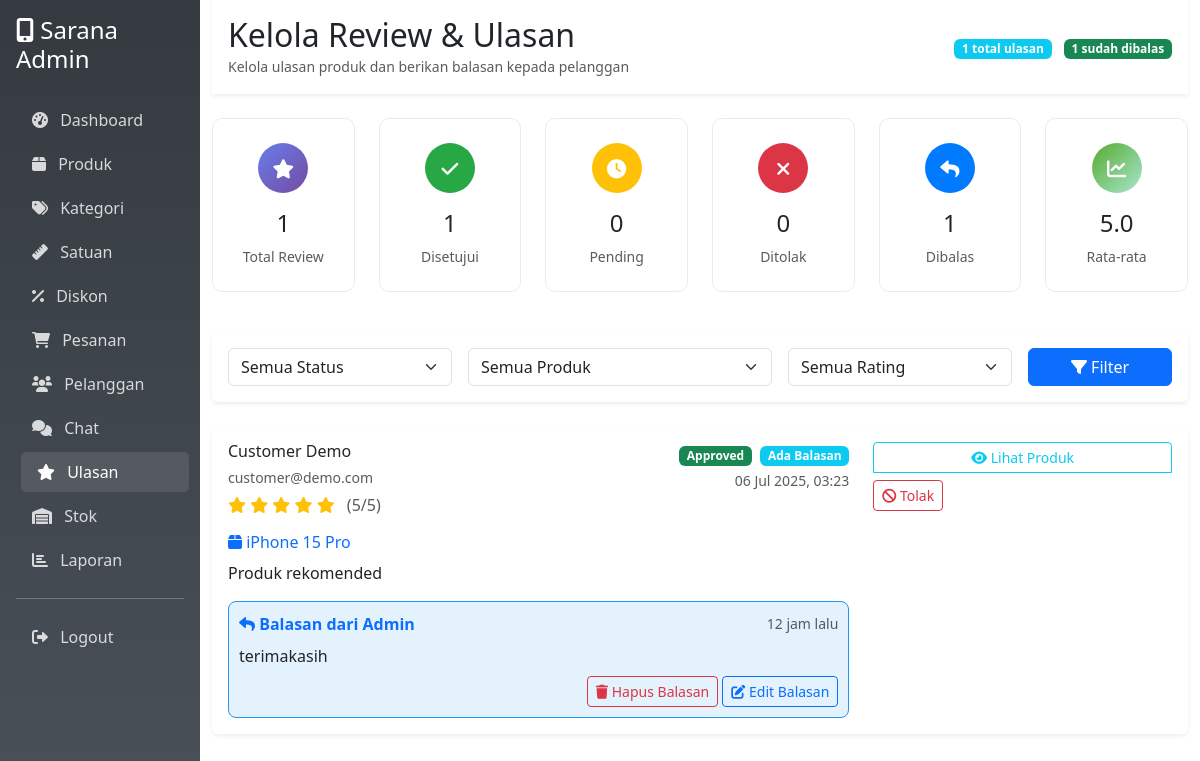
/admin/reviews.php (signed in), run on an earlier commit of the app's database.
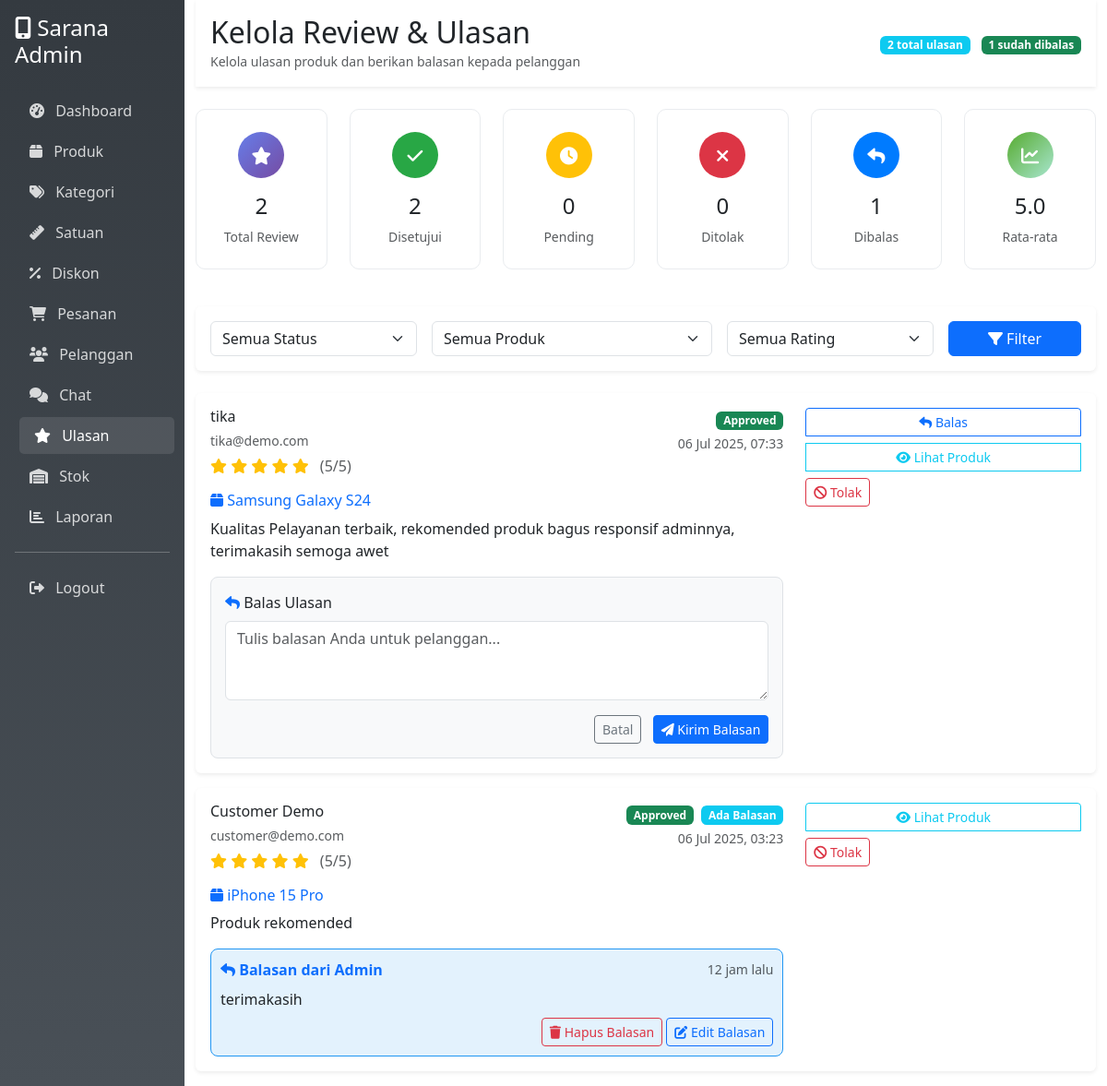
And on a later commit of the database.
### tables this page shows
CREATE TABLE `reviews` (
  `id` int NOT NULL,
  `user_id` int DEFAULT NULL,
  `product_id` int DEFAULT NULL,
  `rating` int DEFAULT NULL,
  `comment` text,
  `admin_reply` text,
  `admin_reply_date` timestamp NULL DEFAULT NULL,
  `replied_by` int DEFAULT NULL,
  `status` enum('approved','pending','rejected') DEFAULT 'pending',
  `created_at` timestamp NULL DEFAULT CURRENT_TIMESTAMP
);

CREATE TABLE `users` (
  `id` int NOT NULL,
  `name` varchar(100) NOT NULL,
  `email` varchar(100) NOT NULL,
  `password` varchar(255) NOT NULL,
  `phone` varchar(20) DEFAULT NULL,
  `address` text,
  `birth_date` date DEFAULT NULL,
  `gender` enum('male','female') DEFAULT NULL,
  `last_login` timestamp NULL DEFAULT NULL,
  `role` enum('admin','customer') DEFAULT 'customer',
  `created_at` timestamp NULL DEFAULT CURRENT_TIMESTAMP
);

CREATE TABLE `products` (
  `id` int NOT NULL,
  `category_id` int DEFAULT NULL,
  `unit_id` int DEFAULT NULL,
  `name` varchar(200) NOT NULL,
  `description` text,
  `price` decimal(12,2) NOT NULL,
  `stock` int DEFAULT '0',
  `weight` decimal(8,2) DEFAULT '0.00',
  `dimensions` varchar(50) DEFAULT NULL,
  `image` varchar(255) DEFAULT NULL,
  `status` enum('active','inactive') DEFAULT 'active',
  `created_at` timestamp NULL DEFAULT CURRENT_TIMESTAMP
);

### config.php (called while the page is built, shortened)
<?php
function timeAgo($datetime) {
    $time = time() - strtotime($datetime);
    if ($time < 86400) return floor($time/3600) . ' jam lalu';
    return date('d M Y', strtotime($datetime));
}
?>

### admin/reviews.php (the view, shortened to what the changed rows need)
<?php
require_once '../config.php';
$conn = getConnection();
$reviews_query = "
    SELECT r.*, u.name as user_name, u.email as user_email, p.name as product_name,
           admin.name as admin_name
    FROM reviews r
    LEFT JOIN users u ON r.user_id = u.id
    LEFT JOIN products p ON r.product_id = p.id
    LEFT JOIN users admin ON r.replied_by = admin.id
    WHERE 1=1
";
$reviews_query .= " ORDER BY r.created_at DESC";
$reviews_result = mysqli_query($conn, $reviews_query);
$stats_query = "
    SELECT
        COUNT(*) as total_reviews,
        COUNT(CASE WHEN status = 'pending' THEN 1 END) as pending_reviews,
        COUNT(CASE WHEN status = 'approved' THEN 1 END) as approved_reviews,
        COUNT(CASE WHEN status = 'rejected' THEN 1 END) as rejected_reviews,
        COUNT(CASE WHEN admin_reply IS NOT NULL THEN 1 END) as replied_reviews,
        AVG(CASE WHEN status = 'approved' THEN rating END) as avg_rating
    FROM reviews
";
$stats_result = mysqli_query($conn, $stats_query);
$stats = mysqli_fetch_assoc($stats_result);
?>
<!DOCTYPE html>
<html lang="id">
<head>
    <link href="https://cdnjs.cloudflare.com/ajax/libs/bootstrap/5.3.0/css/bootstrap.min.css" rel="stylesheet">
    <link href="https://cdnjs.cloudflare.com/ajax/libs/font-awesome/6.0.0/css/all.min.css" rel="stylesheet">
</head>
<body>
    <div class="container-fluid">
        <div class="row">
            <div class="col-md-9 col-lg-10">
                <div class="bg-white shadow-sm p-3 mb-4">
                    <div class="d-flex justify-content-between align-items-center">
                        <div>
                            <h2 class="mb-0">Kelola Review & Ulasan</h2>
                        </div>
                        <div>
                            <span class="badge bg-info me-2">
                                <?= $stats['total_reviews'] ?> total ulasan
                            </span>
                            <span class="badge bg-success">
                                <?= $stats['replied_reviews'] ?> sudah dibalas
                            </span>
                        </div>
                    </div>
                </div>
                <div class="row mb-4">
                    <div class="col-lg-2 col-md-4 col-sm-6 mb-3">
                        <div class="stat-card">
                            <div class="stat-icon"
                                style="background: linear-gradient(135deg, #667eea 0%, #764ba2 100%);">
                                <i class="fas fa-star"></i>
                            </div>
                            <h4><?= $stats['total_reviews'] ?></h4>
                            <p class="text-muted mb-0 small">Total Review</p>
                        </div>
                    </div>
                    <div class="col-lg-2 col-md-4 col-sm-6 mb-3">
                        <div class="stat-card">
                            <div class="stat-icon" style="background: #28a745;">
                                <i class="fas fa-check"></i>
                            </div>
                            <h4><?= $stats['approved_reviews'] ?></h4>
                            <p class="text-muted mb-0 small">Disetujui</p>
                        </div>
                    </div>
                </div>
                <div class="row">
                    <?php if (mysqli_num_rows($reviews_result) > 0): ?>
                    <?php while ($review = mysqli_fetch_assoc($reviews_result)): ?>
                    <div class="col-12 mb-3">
                        <div
                            class="card review-card <?= $review['status'] ?> <?= $review['admin_reply'] ? 'has-reply' : '' ?> border-0 shadow-sm">
                            <div class="card-body">
                                <div class="row">
                                    <div class="col-lg-8">
                                        <div class="d-flex align-items-start mb-3">
                                            <div class="flex-grow-1">
                                                <h6 class="mb-1"><?= $review['user_name'] ?></h6>
                                                <small class="text-muted"><?= $review['user_email'] ?></small>
                                                <div class="rating-stars mt-1">
                                                    <?php for ($i = 1; $i <= 5; $i++): ?>
                                                    <i
                                                        class="<?= $i <= $review['rating'] ? 'fas' : 'far' ?> fa-star"></i>
                                                    <?php endfor; ?>
                                                    <span class="ms-2 text-muted">(<?= $review['rating'] ?>/5)</span>
                                                </div>
                                            </div>
                                            <div class="text-end">
                                                <span class="badge bg-<?=
                                                            $review['status'] == 'pending' ? 'warning' :
                                                            ($review['status'] == 'approved' ? 'success' : 'danger')
                                                        ?>">
                                                    <?= ucfirst($review['status']) ?>
                                                </span>
                                                <?php if ($review['admin_reply']): ?>
                                                <span class="badge bg-info ms-1">Ada Balasan</span>
                                                <?php endif; ?>
                                                <div class="small text-muted mt-1">
                                                    <?= date('d M Y, H:i', strtotime($review['created_at'])) ?>
                                                </div>
                                            </div>
                                        </div>
                                        <h6 class="text-primary mb-2">
                                            <i class="fas fa-box"></i> <?= $review['product_name'] ?>
                                        </h6>
                                        <div class="review-comment mb-3">
                                            <p class="mb-0"><?= nl2br(htmlspecialchars($review['comment'])) ?></p>
                                        </div>
                                        <?php if ($review['admin_reply']): ?>
                                        <div class="admin-reply-section">
                                            <div class="d-flex justify-content-between align-items-center mb-2">
                                                <strong class="text-primary">
                                                    <i class="fas fa-reply"></i>
                                                    Balasan dari <?= $review['admin_name'] ?: 'Admin' ?>
                                                </strong>
                                                <small class="text-muted">
                                                    <?= timeAgo($review['admin_reply_date']) ?>
                                                </small>
                                            </div>
                                            <p class="mb-2"><?= nl2br(htmlspecialchars($review['admin_reply'])) ?></p>
                                            <div class="text-end">
                                                <button class="btn btn-sm btn-outline-danger"
                                                    onclick="deleteReply(<?= $review['id'] ?>)">
                                                    <i class="fas fa-trash"></i> Hapus Balasan
                                                </button>
                                                <button class="btn btn-sm btn-outline-primary"
                                                    onclick="toggleReplyForm(<?= $review['id'] ?>)">
                                                    <i class="fas fa-edit"></i> Edit Balasan
                                                </button>
                                            </div>
                                        </div>
                                        <?php endif; ?>
                                        <div class="reply-form" id="reply-form-<?= $review['id'] ?>"
                                            style="display: <?= $review['admin_reply'] ? 'none' : 'block' ?>;">
                                            <form method="POST">
                                                <div class="mb-3">
                                                    <label class="form-label">
                                                        <i class="fas fa-reply text-primary"></i>
                                                        <?= $review['admin_reply'] ? 'Edit Balasan' : 'Balas Ulasan' ?>
                                                    </label>
                                                    <textarea class="form-control" name="admin_reply" rows="3"
                                                        placeholder="Tulis balasan Anda untuk pelanggan..."
                                                        required><?= $review['admin_reply'] ?></textarea>
                                                </div>
                                                <div class="text-end">
                                                    <button type="button" class="btn btn-outline-secondary btn-sm me-2"
                                                        onclick="toggleReplyForm(<?= $review['id'] ?>)">
                                                        Batal
                                                    </button>
                                                    <button type="submit" class="btn btn-primary btn-sm">
                                                        <i class="fas fa-paper-plane"></i>
                                                        <?= $review['admin_reply'] ? 'Update Balasan' : 'Kirim Balasan' ?>
                                                    </button>
                                                </div>
                                            </form>
                                        </div>
                                    </div>
                                    <div class="col-lg-4 text-end">
                                        <div class="btn-group-vertical w-100" role="group">
                                            <?php if (!$review['admin_reply']): ?>
                                            <button class="btn btn-outline-primary btn-sm mb-2"
                                                onclick="toggleReplyForm(<?= $review['id'] ?>)">
                                                <i class="fas fa-reply"></i> Balas
                                            </button>
                                            <?php endif; ?>
                                            <a href="../product_detail.php?id=<?= $review['product_id'] ?>#reviews"
                                                class="btn btn-outline-info btn-sm mb-2" target="_blank">
                                                <i class="fas fa-eye"></i> Lihat Produk
                                            </a>
                                            <?php if ($review['status'] != 'pending'): ?>
                                            <div class="btn-group mb-2">
                                                <?php if ($review['status'] == 'approved'): ?>
                                                <form method="POST" class="d-inline">
                                                    <button type="submit" class="btn btn-outline-danger btn-sm"
                                                        onclick="return confirm('Tolak review yang sudah disetujui?')">
                                                        <i class="fas fa-ban"></i> Tolak
                                                    </button>
                                                </form>
                                                <?php endif; ?>
                                            </div>
                                            <?php endif; ?>
                                        </div>
                                    </div>
                                </div>
                            </div>
                        </div>
                    </div>
                    <?php endwhile; ?>
                    <?php endif; ?>
                </div>
            </div>
        </div>
    </div>
</body>
</html>

What changed in the data, as far as the page shows it:
added reviews: user.name "tika", user.email "tika@demo.com", rating "5", status "Approved", created_at "06 Jul 2025, 07:33", product.name "Samsung Galaxy S24", comment "Kualitas Pelayanan terbaik, rekomended produk bagus responsif adminnya, terimakasih semoga awet", shows "Balas Ulasan", shows "Kirim Balasan"
Also different on the page:
$stats['total_reviews']: "1" → "2"
$stats['approved_reviews']: "1" → "2"
